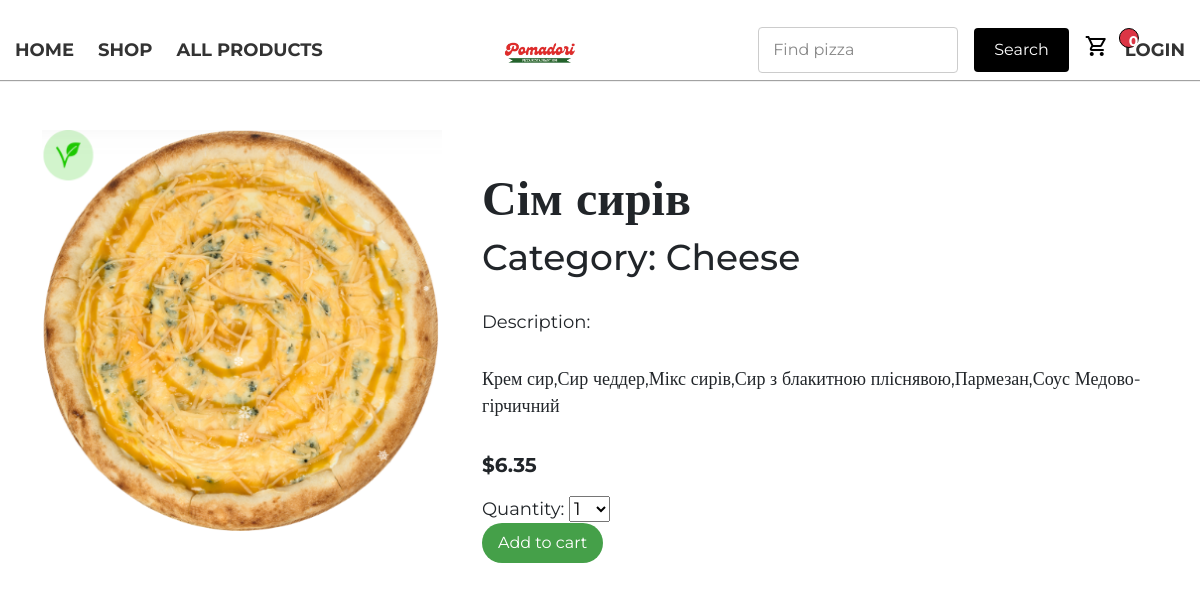
/shop/sim-siriv/, run on the app's committed database.
### main/models.py (models this page shows, shortened)
class Products(models.Model):
    category = models.ForeignKey(Category, related_name='products', on_delete=models.CASCADE)
    name = models.CharField(max_length=155)
    slug = models.SlugField(max_length=155)
    image = models.ImageField(upload_to='products/%Y/%m/%d', blank=True)
    description = models.TextField(blank=True)
    price = models.DecimalField(max_digits=10, decimal_places=2)
    available = models.BooleanField(default=True)
    created = models.DateTimeField(auto_now_add=True)
    updated = models.DateTimeField(auto_now=True)
    discount = models.DecimalField(default=0.00, max_digits=4, decimal_places=2)
    class Meta:
        ordering = ['name']
        indexes = [
            models.Index(fields=['id', 'slug']),
            models.Index(fields=['name']),
            models.Index(fields=['-created'])
        ]

class Category(models.Model):
    name = models.CharField(max_length=255, unique=True)
    slug = models.SlugField(max_length=255, unique=True)
    class Meta:
        ordering = ['name']
        indexes = [models.Index(fields=['name'])]
        verbose_name = 'category'
        verbose_name_plural = 'categories'
    def __str__(self):
        return self.name

### main/views.py (the view)
# urls.py: path('shop/<slug:slug>/',views.producr_detail,name='product_detail'),
def producr_detail(request,slug):
    product=get_object_or_404(Products,slug=slug,available=True)
    cart_product_form=CartAddProductForm
    return render(request,'main/detail.html',{'product':product,'cart_product_form':cart_product_form})

### cart/cart.py (called while the page is built)
    def __len__(self):
        return sum(item['quantity'] for item in self.cart.values())

### cart/context_processors.py (called while the page is built)
def cart(request):
    return {'cart':Cart(request)}

### main/templates/main/detail.html (shortened to what this page needs)
{% extends "main/base.html" %}
{% load static %}
{% block content %}
    <div class="detail-product d-flex">
        <div class="detail-img">
            <img src="{% if product.image %}{{ product.image.url }}{% else %}{% static 'img/Not found image.png' %}{% endif %}" class="detail-image" alt="{{ product.name }}">
        </div>
        <div class="detail-description">
            <h2>{{ product.name }}</h2>
            <h3>Category: {{ product.category }}</h3>
            <p>Description: {{ product.description | linebreaks }}</p>
            {% if product.discount %}
                <div class="cart-discount d-flex gap-2">
                    <p class="line"> ${{ product.price }}</p>
                    <p> ${{ product.sell_price }}</p>
                </div>
            {% else %}
                <p class="price"> ${{ product.price }}</p>
            {% endif %}
            <form action="{% url 'cart:cart_add' product.id %}" class="qform" method="post">
                <div class="cart-form">
                    {{ cart_product_form }}
                </div>
                <input type="submit" value="Add to cart" class="add-to-cart-btn">
            </form>
        </div>
    </div>
{% endblock %}

### main/static/css/base.css (style rules this page uses)
:root { --box-shadow: 0px 1px 1px rgba(0,0,0,0.363); }
body { font-family: "Montserrat", serif; font-size: 18px; padding: 0; margin: 0; overflow-x: hidden; }
h2 { font-size: 48px; font-weight: 600; }
h3 { font-size: 36px; }
.price { font-size: 20px; font-weight: 700; margin-top: -10px; }
.detail-image { width: 400px; height: 403px; }
.detail-product { margin-top: 50px; }
.detail-description { margin-left: 40px; margin-top: 40px; }
.detail-description p { margin-top: 30px; max-width: 700px; }
.add-to-cart-btn { background-color: #4CAF50; color: white; border: none; padding: 8px 16px; border-radius: 20px; font-size: 16px; cursor: pointer; transition: background-color 0.3s; }
.add-to-cart-btn { background-color: #45a049; }

### data on the page
Products: image (picture), name "Сім сирів", category "Cheese", description "Крем сир,Сир чеддер,Мікс сирів,Сир з блакитною пліснявою,Пармезан,Соус Медово-гірчичний", price "6.35"
